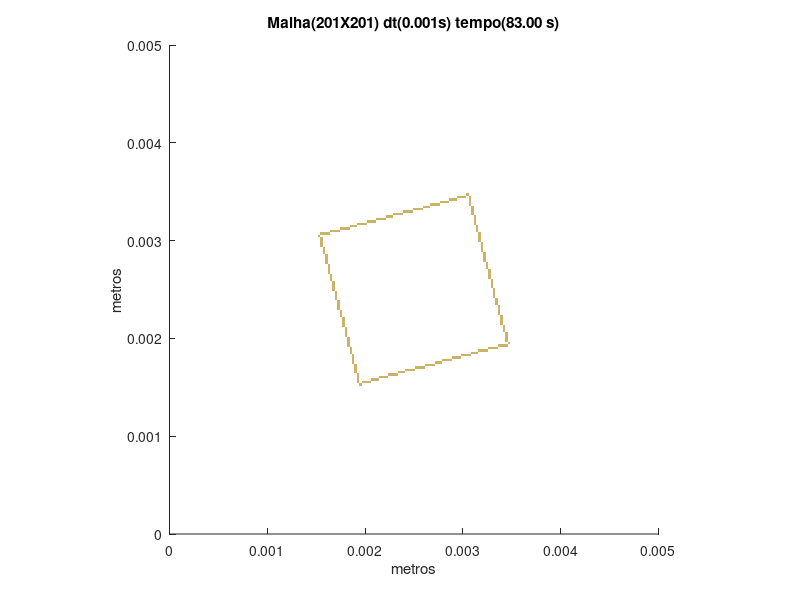

Source code (MATLAB):
set (gca,'PlotBoxAspectRatio',[1 1 1],'Xlim',[0,0.005],'Ylim',[0,0.005])
hold on
title('Malha(201X201) dt(0.001s) tempo(83.00 s)')
hold on
ylabel('metros')
hold on
xlabel('metros')
hold on

fill([0.00194029850746269 0.00194029850746269 0.00196517412935323 0.00196517412935323],[0.00151741293532338 0.00154228855721393 0.00154228855721393 0.00151741293532338],[0.8,0.7,0.4],'LineStyle','none')

fill([0.00191542288557214 0.00191542288557214 0.00194029850746269 0.00194029850746269],[0.00154228855721393 0.00156716417910448 0.00156716417910448 0.00154228855721393],[0.8,0.7,0.4],'LineStyle','none')

fill([0.00196517412935323 0.00196517412935323 0.00199004975124378 0.00199004975124378],[0.00154228855721393 0.00156716417910448 0.00156716417910448 0.00154228855721393],[0.8,0.7,0.4],'LineStyle','none')

fill([0.00199004975124378 0.00199004975124378 0.00201492537313433 0.00201492537313433],[0.00154228855721393 0.00156716417910448 0.00156716417910448 0.00154228855721393],[0.8,0.7,0.4],'LineStyle','none')

fill([0.00201492537313433 0.00201492537313433 0.00203980099502488 0.00203980099502488],[0.00154228855721393 0.00156716417910448 0.00156716417910448 0.00154228855721393],[0.8,0.7,0.4],'LineStyle','none')

fill([0.00203980099502488 0.00203980099502488 0.00206467661691542 0.00206467661691542],[0.00154228855721393 0.00156716417910448 0.00156716417910448 0.00154228855721393],[0.8,0.7,0.4],'LineStyle','none')

fill([0.00191542288557214 0.00191542288557214 0.00194029850746269 0.00194029850746269],[0.00156716417910448 0.00159203980099502 0.00159203980099502 0.00156716417910448],[0.8,0.7,0.4],'LineStyle','none')

fill([0.00206467661691542 0.00206467661691542 0.00208955223880597 0.00208955223880597],[0.00156716417910448 0.00159203980099502 0.00159203980099502 0.00156716417910448],[0.8,0.7,0.4],'LineStyle','none')

fill([0.00208955223880597 0.00208955223880597 0.00211442786069652 0.00211442786069652],[0.00156716417910448 0.00159203980099502 0.00159203980099502 0.00156716417910448],[0.8,0.7,0.4],'LineStyle','none')

fill([0.00211442786069652 0.00211442786069652 0.00213930348258706 0.00213930348258706],[0.00156716417910448 0.00159203980099502 0.00159203980099502 0.00156716417910448],[0.8,0.7,0.4],'LineStyle','none')

fill([0.00191542288557214 0.00191542288557214 0.00194029850746269 0.00194029850746269],[0.00159203980099502 0.00161691542288557 0.00161691542288557 0.00159203980099502],[0.8,0.7,0.4],'LineStyle','none')

fill([0.00213930348258706 0.00213930348258706 0.00216417910447761 0.00216417910447761],[0.00159203980099502 0.00161691542288557 0.00161691542288557 0.00159203980099502],[0.8,0.7,0.4],'LineStyle','none')

fill([0.00216417910447761 0.00216417910447761 0.00218905472636816 0.00218905472636816],[0.00159203980099502 0.00161691542288557 0.00161691542288557 0.00159203980099502],[0.8,0.7,0.4],'LineStyle','none')

fill([0.00218905472636816 0.00218905472636816 0.00221393034825871 0.00221393034825871],[0.00159203980099502 0.00161691542288557 0.00161691542288557 0.00159203980099502],[0.8,0.7,0.4],'LineStyle','none')

fill([0.00221393034825871 0.00221393034825871 0.00223880597014925 0.00223880597014925],[0.00159203980099502 0.00161691542288557 0.00161691542288557 0.00159203980099502],[0.8,0.7,0.4],'LineStyle','none')

fill([0.00191542288557214 0.00191542288557214 0.00194029850746269 0.00194029850746269],[0.00161691542288557 0.00164179104477612 0.00164179104477612 0.00161691542288557],[0.8,0.7,0.4],'LineStyle','none')

fill([0.00223880597014925 0.00223880597014925 0.0022636815920398 0.0022636815920398],[0.00161691542288557 0.00164179104477612 0.00164179104477612 0.00161691542288557],[0.8,0.7,0.4],'LineStyle','none')

fill([0.0022636815920398 0.0022636815920398 0.00228855721393035 0.00228855721393035],[0.00161691542288557 0.00164179104477612 0.00164179104477612 0.00161691542288557],[0.8,0.7,0.4],'LineStyle','none')

fill([0.00228855721393035 0.00228855721393035 0.0023134328358209 0.0023134328358209],[0.00161691542288557 0.00164179104477612 0.00164179104477612 0.00161691542288557],[0.8,0.7,0.4],'LineStyle','none')

fill([0.0023134328358209 0.0023134328358209 0.00233830845771144 0.00233830845771144],[0.00161691542288557 0.00164179104477612 0.00164179104477612 0.00161691542288557],[0.8,0.7,0.4],'LineStyle','none')

fill([0.00189054726368159 0.00189054726368159 0.00191542288557214 0.00191542288557214],[0.00164179104477612 0.00166666666666667 0.00166666666666667 0.00164179104477612],[0.8,0.7,0.4],'LineStyle','none')

fill([0.00233830845771144 0.00233830845771144 0.00236318407960199 0.00236318407960199],[0.00164179104477612 0.00166666666666667 0.00166666666666667 0.00164179104477612],[0.8,0.7,0.4],'LineStyle','none')

fill([0.00236318407960199 0.00236318407960199 0.00238805970149254 0.00238805970149254],[0.00164179104477612 0.00166666666666667 0.00166666666666667 0.00164179104477612],[0.8,0.7,0.4],'LineStyle','none')

fill([0.00238805970149254 0.00238805970149254 0.00241293532338308 0.00241293532338308],[0.00164179104477612 0.00166666666666667 0.00166666666666667 0.00164179104477612],[0.8,0.7,0.4],'LineStyle','none')

fill([0.00189054726368159 0.00189054726368159 0.00191542288557214 0.00191542288557214],[0.00166666666666667 0.00169154228855721 0.00169154228855721 0.00166666666666667],[0.8,0.7,0.4],'LineStyle','none')

fill([0.00241293532338308 0.00241293532338308 0.00243781094527363 0.00243781094527363],[0.00166666666666667 0.00169154228855721 0.00169154228855721 0.00166666666666667],[0.8,0.7,0.4],'LineStyle','none')

fill([0.00243781094527363 0.00243781094527363 0.00246268656716418 0.00246268656716418],[0.00166666666666667 0.00169154228855721 0.00169154228855721 0.00166666666666667],[0.8,0.7,0.4],'LineStyle','none')

fill([0.00246268656716418 0.00246268656716418 0.00248756218905473 0.00248756218905473],[0.00166666666666667 0.00169154228855721 0.00169154228855721 0.00166666666666667],[0.8,0.7,0.4],'LineStyle','none')

fill([0.00248756218905473 0.00248756218905473 0.00251243781094527 0.00251243781094527],[0.00166666666666667 0.00169154228855721 0.00169154228855721 0.00166666666666667],[0.8,0.7,0.4],'LineStyle','none')

fill([0.00189054726368159 0.00189054726368159 0.00191542288557214 0.00191542288557214],[0.00169154228855721 0.00171641791044776 0.00171641791044776 0.00169154228855721],[0.8,0.7,0.4],'LineStyle','none')

fill([0.00251243781094527 0.00251243781094527 0.00253731343283582 0.00253731343283582],[0.00169154228855721 0.00171641791044776 0.00171641791044776 0.00169154228855721],[0.8,0.7,0.4],'LineStyle','none')

fill([0.00253731343283582 0.00253731343283582 0.00256218905472637 0.00256218905472637],[0.00169154228855721 0.00171641791044776 0.00171641791044776 0.00169154228855721],[0.8,0.7,0.4],'LineStyle','none')

fill([0.00256218905472637 0.00256218905472637 0.00258706467661692 0.00258706467661692],[0.00169154228855721 0.00171641791044776 0.00171641791044776 0.00169154228855721],[0.8,0.7,0.4],'LineStyle','none')

fill([0.00258706467661692 0.00258706467661692 0.00261194029850746 0.00261194029850746],[0.00169154228855721 0.00171641791044776 0.00171641791044776 0.00169154228855721],[0.8,0.7,0.4],'LineStyle','none')

fill([0.00189054726368159 0.00189054726368159 0.00191542288557214 0.00191542288557214],[0.00171641791044776 0.00174129353233831 0.00174129353233831 0.00171641791044776],[0.8,0.7,0.4],'LineStyle','none')

fill([0.00261194029850746 0.00261194029850746 0.00263681592039801 0.00263681592039801],[0.00171641791044776 0.00174129353233831 0.00174129353233831 0.00171641791044776],[0.8,0.7,0.4],'LineStyle','none')

fill([0.00263681592039801 0.00263681592039801 0.00266169154228856 0.00266169154228856],[0.00171641791044776 0.00174129353233831 0.00174129353233831 0.00171641791044776],[0.8,0.7,0.4],'LineStyle','none')

fill([0.00266169154228856 0.00266169154228856 0.0026865671641791 0.0026865671641791],[0.00171641791044776 0.00174129353233831 0.00174129353233831 0.00171641791044776],[0.8,0.7,0.4],'LineStyle','none')

fill([0.0026865671641791 0.0026865671641791 0.00271144278606965 0.00271144278606965],[0.00171641791044776 0.00174129353233831 0.00174129353233831 0.00171641791044776],[0.8,0.7,0.4],'LineStyle','none')

fill([0.00186567164179104 0.00186567164179104 0.00189054726368159 0.00189054726368159],[0.00174129353233831 0.00176616915422886 0.00176616915422886 0.00174129353233831],[0.8,0.7,0.4],'LineStyle','none')

fill([0.00271144278606965 0.00271144278606965 0.0027363184079602 0.0027363184079602],[0.00174129353233831 0.00176616915422886 0.00176616915422886 0.00174129353233831],[0.8,0.7,0.4],'LineStyle','none')

fill([0.0027363184079602 0.0027363184079602 0.00276119402985075 0.00276119402985075],[0.00174129353233831 0.00176616915422886 0.00176616915422886 0.00174129353233831],[0.8,0.7,0.4],'LineStyle','none')

fill([0.00276119402985075 0.00276119402985075 0.00278606965174129 0.00278606965174129],[0.00174129353233831 0.00176616915422886 0.00176616915422886 0.00174129353233831],[0.8,0.7,0.4],'LineStyle','none')

fill([0.00186567164179104 0.00186567164179104 0.00189054726368159 0.00189054726368159],[0.00176616915422886 0.0017910447761194 0.0017910447761194 0.00176616915422886],[0.8,0.7,0.4],'LineStyle','none')

fill([0.00278606965174129 0.00278606965174129 0.00281094527363184 0.00281094527363184],[0.00176616915422886 0.0017910447761194 0.0017910447761194 0.00176616915422886],[0.8,0.7,0.4],'LineStyle','none')

fill([0.00281094527363184 0.00281094527363184 0.00283582089552239 0.00283582089552239],[0.00176616915422886 0.0017910447761194 0.0017910447761194 0.00176616915422886],[0.8,0.7,0.4],'LineStyle','none')

fill([0.00283582089552239 0.00283582089552239 0.00286069651741294 0.00286069651741294],[0.00176616915422886 0.0017910447761194 0.0017910447761194 0.00176616915422886],[0.8,0.7,0.4],'LineStyle','none')

fill([0.00286069651741294 0.00286069651741294 0.00288557213930348 0.00288557213930348],[0.00176616915422886 0.0017910447761194 0.0017910447761194 0.00176616915422886],[0.8,0.7,0.4],'LineStyle','none')

fill([0.00186567164179104 0.00186567164179104 0.00189054726368159 0.00189054726368159],[0.0017910447761194 0.00181592039800995 0.00181592039800995 0.0017910447761194],[0.8,0.7,0.4],'LineStyle','none')

fill([0.00288557213930348 0.00288557213930348 0.00291044776119403 0.00291044776119403],[0.0017910447761194 0.00181592039800995 0.00181592039800995 0.0017910447761194],[0.8,0.7,0.4],'LineStyle','none')

fill([0.00291044776119403 0.00291044776119403 0.00293532338308458 0.00293532338308458],[0.0017910447761194 0.00181592039800995 0.00181592039800995 0.0017910447761194],[0.8,0.7,0.4],'LineStyle','none')

fill([0.00293532338308458 0.00293532338308458 0.00296019900497512 0.00296019900497512],[0.0017910447761194 0.00181592039800995 0.00181592039800995 0.0017910447761194],[0.8,0.7,0.4],'LineStyle','none')

fill([0.00296019900497512 0.00296019900497512 0.00298507462686567 0.00298507462686567],[0.0017910447761194 0.00181592039800995 0.00181592039800995 0.0017910447761194],[0.8,0.7,0.4],'LineStyle','none')

fill([0.00186567164179104 0.00186567164179104 0.00189054726368159 0.00189054726368159],[0.00181592039800995 0.0018407960199005 0.0018407960199005 0.00181592039800995],[0.8,0.7,0.4],'LineStyle','none')

fill([0.00298507462686567 0.00298507462686567 0.00300995024875622 0.00300995024875622],[0.00181592039800995 0.0018407960199005 0.0018407960199005 0.00181592039800995],[0.8,0.7,0.4],'LineStyle','none')

fill([0.00300995024875622 0.00300995024875622 0.00303482587064677 0.00303482587064677],[0.00181592039800995 0.0018407960199005 0.0018407960199005 0.00181592039800995],[0.8,0.7,0.4],'LineStyle','none')

fill([0.00303482587064677 0.00303482587064677 0.00305970149253731 0.00305970149253731],[0.00181592039800995 0.0018407960199005 0.0018407960199005 0.00181592039800995],[0.8,0.7,0.4],'LineStyle','none')

fill([0.00305970149253731 0.00305970149253731 0.00308457711442786 0.00308457711442786],[0.00181592039800995 0.0018407960199005 0.0018407960199005 0.00181592039800995],[0.8,0.7,0.4],'LineStyle','none')

fill([0.0018407960199005 0.0018407960199005 0.00186567164179104 0.00186567164179104],[0.0018407960199005 0.00186567164179104 0.00186567164179104 0.0018407960199005],[0.8,0.7,0.4],'LineStyle','none')

fill([0.00308457711442786 0.00308457711442786 0.00310945273631841 0.00310945273631841],[0.0018407960199005 0.00186567164179104 0.00186567164179104 0.0018407960199005],[0.8,0.7,0.4],'LineStyle','none')

fill([0.00310945273631841 0.00310945273631841 0.00313432835820896 0.00313432835820896],[0.0018407960199005 0.00186567164179104 0.00186567164179104 0.0018407960199005],[0.8,0.7,0.4],'LineStyle','none')

fill([0.00313432835820896 0.00313432835820896 0.0031592039800995 0.0031592039800995],[0.0018407960199005 0.00186567164179104 0.00186567164179104 0.0018407960199005],[0.8,0.7,0.4],'LineStyle','none')

fill([0.0018407960199005 0.0018407960199005 0.00186567164179104 0.00186567164179104],[0.00186567164179104 0.00189054726368159 0.00189054726368159 0.00186567164179104],[0.8,0.7,0.4],'LineStyle','none')

fill([0.0031592039800995 0.0031592039800995 0.00318407960199005 0.00318407960199005],[0.00186567164179104 0.00189054726368159 0.00189054726368159 0.00186567164179104],[0.8,0.7,0.4],'LineStyle','none')

fill([0.00318407960199005 0.00318407960199005 0.0032089552238806 0.0032089552238806],[0.00186567164179104 0.00189054726368159 0.00189054726368159 0.00186567164179104],[0.8,0.7,0.4],'LineStyle','none')

fill([0.0032089552238806 0.0032089552238806 0.00323383084577114 0.00323383084577114],[0.00186567164179104 0.00189054726368159 0.00189054726368159 0.00186567164179104],[0.8,0.7,0.4],'LineStyle','none')

fill([0.00323383084577114 0.00323383084577114 0.00325870646766169 0.00325870646766169],[0.00186567164179104 0.00189054726368159 0.00189054726368159 0.00186567164179104],[0.8,0.7,0.4],'LineStyle','none')

fill([0.0018407960199005 0.0018407960199005 0.00186567164179104 0.00186567164179104],[0.00189054726368159 0.00191542288557214 0.00191542288557214 0.00189054726368159],[0.8,0.7,0.4],'LineStyle','none')

fill([0.00325870646766169 0.00325870646766169 0.00328358208955224 0.00328358208955224],[0.00189054726368159 0.00191542288557214 0.00191542288557214 0.00189054726368159],[0.8,0.7,0.4],'LineStyle','none')

fill([0.00328358208955224 0.00328358208955224 0.00330845771144279 0.00330845771144279],[0.00189054726368159 0.00191542288557214 0.00191542288557214 0.00189054726368159],[0.8,0.7,0.4],'LineStyle','none')

fill([0.00330845771144279 0.00330845771144279 0.00333333333333333 0.00333333333333333],[0.00189054726368159 0.00191542288557214 0.00191542288557214 0.00189054726368159],[0.8,0.7,0.4],'LineStyle','none')

fill([0.00333333333333333 0.00333333333333333 0.00335820895522388 0.00335820895522388],[0.00189054726368159 0.00191542288557214 0.00191542288557214 0.00189054726368159],[0.8,0.7,0.4],'LineStyle','none')

fill([0.00181592039800995 0.00181592039800995 0.0018407960199005 0.0018407960199005],[0.00191542288557214 0.00194029850746269 0.00194029850746269 0.00191542288557214],[0.8,0.7,0.4],'LineStyle','none')

fill([0.00335820895522388 0.00335820895522388 0.00338308457711443 0.00338308457711443],[0.00191542288557214 0.00194029850746269 0.00194029850746269 0.00191542288557214],[0.8,0.7,0.4],'LineStyle','none')

fill([0.00338308457711443 0.00338308457711443 0.00340796019900498 0.00340796019900498],[0.00191542288557214 0.00194029850746269 0.00194029850746269 0.00191542288557214],[0.8,0.7,0.4],'LineStyle','none')

fill([0.00340796019900498 0.00340796019900498 0.00343283582089552 0.00343283582089552],[0.00191542288557214 0.00194029850746269 0.00194029850746269 0.00191542288557214],[0.8,0.7,0.4],'LineStyle','none')

fill([0.00343283582089552 0.00343283582089552 0.00345771144278607 0.00345771144278607],[0.00191542288557214 0.00194029850746269 0.00194029850746269 0.00191542288557214],[0.8,0.7,0.4],'LineStyle','none')

fill([0.00181592039800995 0.00181592039800995 0.0018407960199005 0.0018407960199005],[0.00194029850746269 0.00196517412935323 0.00196517412935323 0.00194029850746269],[0.8,0.7,0.4],'LineStyle','none')

fill([0.00345771144278607 0.00345771144278607 0.00348258706467662 0.00348258706467662],[0.00194029850746269 0.00196517412935323 0.00196517412935323 0.00194029850746269],[0.8,0.7,0.4],'LineStyle','none')

fill([0.00181592039800995 0.00181592039800995 0.0018407960199005 0.0018407960199005],[0.00196517412935323 0.00199004975124378 0.00199004975124378 0.00196517412935323],[0.8,0.7,0.4],'LineStyle','none')

fill([0.00343283582089552 0.00343283582089552 0.00345771144278607 0.00345771144278607],[0.00196517412935323 0.00199004975124378 0.00199004975124378 0.00196517412935323],[0.8,0.7,0.4],'LineStyle','none')

fill([0.00181592039800995 0.00181592039800995 0.0018407960199005 0.0018407960199005],[0.00199004975124378 0.00201492537313433 0.00201492537313433 0.00199004975124378],[0.8,0.7,0.4],'LineStyle','none')

fill([0.00343283582089552 0.00343283582089552 0.00345771144278607 0.00345771144278607],[0.00199004975124378 0.00201492537313433 0.00201492537313433 0.00199004975124378],[0.8,0.7,0.4],'LineStyle','none')

fill([0.0017910447761194 0.0017910447761194 0.00181592039800995 0.00181592039800995],[0.00201492537313433 0.00203980099502488 0.00203980099502488 0.00201492537313433],[0.8,0.7,0.4],'LineStyle','none')

fill([0.00343283582089552 0.00343283582089552 0.00345771144278607 0.00345771144278607],[0.00201492537313433 0.00203980099502488 0.00203980099502488 0.00201492537313433],[0.8,0.7,0.4],'LineStyle','none')

fill([0.0017910447761194 0.0017910447761194 0.00181592039800995 0.00181592039800995],[0.00203980099502488 0.00206467661691542 0.00206467661691542 0.00203980099502488],[0.8,0.7,0.4],'LineStyle','none')

fill([0.00343283582089552 0.00343283582089552 0.00345771144278607 0.00345771144278607],[0.00203980099502488 0.00206467661691542 0.00206467661691542 0.00203980099502488],[0.8,0.7,0.4],'LineStyle','none')

fill([0.0017910447761194 0.0017910447761194 0.00181592039800995 0.00181592039800995],[0.00206467661691542 0.00208955223880597 0.00208955223880597 0.00206467661691542],[0.8,0.7,0.4],'LineStyle','none')

fill([0.00340796019900498 0.00340796019900498 0.00343283582089552 0.00343283582089552],[0.00206467661691542 0.00208955223880597 0.00208955223880597 0.00206467661691542],[0.8,0.7,0.4],'LineStyle','none')

fill([0.0017910447761194 0.0017910447761194 0.00181592039800995 0.00181592039800995],[0.00208955223880597 0.00211442786069652 0.00211442786069652 0.00208955223880597],[0.8,0.7,0.4],'LineStyle','none')

fill([0.00340796019900498 0.00340796019900498 0.00343283582089552 0.00343283582089552],[0.00208955223880597 0.00211442786069652 0.00211442786069652 0.00208955223880597],[0.8,0.7,0.4],'LineStyle','none')

fill([0.00176616915422886 0.00176616915422886 0.0017910447761194 0.0017910447761194],[0.00211442786069652 0.00213930348258706 0.00213930348258706 0.00211442786069652],[0.8,0.7,0.4],'LineStyle','none')

fill([0.00340796019900498 0.00340796019900498 0.00343283582089552 0.00343283582089552],[0.00211442786069652 0.00213930348258706 0.00213930348258706 0.00211442786069652],[0.8,0.7,0.4],'LineStyle','none')

fill([0.00176616915422886 0.00176616915422886 0.0017910447761194 0.0017910447761194],[0.00213930348258706 0.00216417910447761 0.00216417910447761 0.00213930348258706],[0.8,0.7,0.4],'LineStyle','none')

fill([0.00338308457711443 0.00338308457711443 0.00340796019900498 0.00340796019900498],[0.00213930348258706 0.00216417910447761 0.00216417910447761 0.00213930348258706],[0.8,0.7,0.4],'LineStyle','none')

fill([0.00176616915422886 0.00176616915422886 0.0017910447761194 0.0017910447761194],[0.00216417910447761 0.00218905472636816 0.00218905472636816 0.00216417910447761],[0.8,0.7,0.4],'LineStyle','none')

fill([0.00338308457711443 0.00338308457711443 0.00340796019900498 0.00340796019900498],[0.00216417910447761 0.00218905472636816 0.00218905472636816 0.00216417910447761],[0.8,0.7,0.4],'LineStyle','none')

fill([0.00176616915422886 0.00176616915422886 0.0017910447761194 0.0017910447761194],[0.00218905472636816 0.00221393034825871 0.00221393034825871 0.00218905472636816],[0.8,0.7,0.4],'LineStyle','none')

fill([0.00338308457711443 0.00338308457711443 0.00340796019900498 0.00340796019900498],[0.00218905472636816 0.00221393034825871 0.00221393034825871 0.00218905472636816],[0.8,0.7,0.4],'LineStyle','none')

fill([0.00174129353233831 0.00174129353233831 0.00176616915422886 0.00176616915422886],[0.00221393034825871 0.00223880597014925 0.00223880597014925 0.00221393034825871],[0.8,0.7,0.4],'LineStyle','none')

fill([0.00338308457711443 0.00338308457711443 0.00340796019900498 0.00340796019900498],[0.00221393034825871 0.00223880597014925 0.00223880597014925 0.00221393034825871],[0.8,0.7,0.4],'LineStyle','none')

fill([0.00174129353233831 0.00174129353233831 0.00176616915422886 0.00176616915422886],[0.00223880597014925 0.0022636815920398 0.0022636815920398 0.00223880597014925],[0.8,0.7,0.4],'LineStyle','none')

fill([0.00335820895522388 0.00335820895522388 0.00338308457711443 0.00338308457711443],[0.00223880597014925 0.0022636815920398 0.0022636815920398 0.00223880597014925],[0.8,0.7,0.4],'LineStyle','none')

fill([0.00174129353233831 0.00174129353233831 0.00176616915422886 0.00176616915422886],[0.0022636815920398 0.00228855721393035 0.00228855721393035 0.0022636815920398],[0.8,0.7,0.4],'LineStyle','none')

fill([0.00335820895522388 0.00335820895522388 0.00338308457711443 0.00338308457711443],[0.0022636815920398 0.00228855721393035 0.00228855721393035 0.0022636815920398],[0.8,0.7,0.4],'LineStyle','none')

fill([0.00171641791044776 0.00171641791044776 0.00174129353233831 0.00174129353233831],[0.00228855721393035 0.0023134328358209 0.0023134328358209 0.00228855721393035],[0.8,0.7,0.4],'LineStyle','none')

fill([0.00335820895522388 0.00335820895522388 0.00338308457711443 0.00338308457711443],[0.00228855721393035 0.0023134328358209 0.0023134328358209 0.00228855721393035],[0.8,0.7,0.4],'LineStyle','none')

fill([0.00171641791044776 0.00171641791044776 0.00174129353233831 0.00174129353233831],[0.0023134328358209 0.00233830845771144 0.00233830845771144 0.0023134328358209],[0.8,0.7,0.4],'LineStyle','none')

fill([0.00335820895522388 0.00335820895522388 0.00338308457711443 0.00338308457711443],[0.0023134328358209 0.00233830845771144 0.00233830845771144 0.0023134328358209],[0.8,0.7,0.4],'LineStyle','none')

fill([0.00171641791044776 0.00171641791044776 0.00174129353233831 0.00174129353233831],[0.00233830845771144 0.00236318407960199 0.00236318407960199 0.00233830845771144],[0.8,0.7,0.4],'LineStyle','none')

fill([0.00333333333333333 0.00333333333333333 0.00335820895522388 0.00335820895522388],[0.00233830845771144 0.00236318407960199 0.00236318407960199 0.00233830845771144],[0.8,0.7,0.4],'LineStyle','none')

fill([0.00171641791044776 0.00171641791044776 0.00174129353233831 0.00174129353233831],[0.00236318407960199 0.00238805970149254 0.00238805970149254 0.00236318407960199],[0.8,0.7,0.4],'LineStyle','none')

fill([0.00333333333333333 0.00333333333333333 0.00335820895522388 0.00335820895522388],[0.00236318407960199 0.00238805970149254 0.00238805970149254 0.00236318407960199],[0.8,0.7,0.4],'LineStyle','none')

fill([0.00169154228855721 0.00169154228855721 0.00171641791044776 0.00171641791044776],[0.00238805970149254 0.00241293532338308 0.00241293532338308 0.00238805970149254],[0.8,0.7,0.4],'LineStyle','none')

fill([0.00333333333333333 0.00333333333333333 0.00335820895522388 0.00335820895522388],[0.00238805970149254 0.00241293532338308 0.00241293532338308 0.00238805970149254],[0.8,0.7,0.4],'LineStyle','none')

fill([0.00169154228855721 0.00169154228855721 0.00171641791044776 0.00171641791044776],[0.00241293532338308 0.00243781094527363 0.00243781094527363 0.00241293532338308],[0.8,0.7,0.4],'LineStyle','none')

fill([0.00330845771144279 0.00330845771144279 0.00333333333333333 0.00333333333333333],[0.00241293532338308 0.00243781094527363 0.00243781094527363 0.00241293532338308],[0.8,0.7,0.4],'LineStyle','none')

fill([0.00169154228855721 0.00169154228855721 0.00171641791044776 0.00171641791044776],[0.00243781094527363 0.00246268656716418 0.00246268656716418 0.00243781094527363],[0.8,0.7,0.4],'LineStyle','none')

fill([0.00330845771144279 0.00330845771144279 0.00333333333333333 0.00333333333333333],[0.00243781094527363 0.00246268656716418 0.00246268656716418 0.00243781094527363],[0.8,0.7,0.4],'LineStyle','none')

fill([0.00169154228855721 0.00169154228855721 0.00171641791044776 0.00171641791044776],[0.00246268656716418 0.00248756218905473 0.00248756218905473 0.00246268656716418],[0.8,0.7,0.4],'LineStyle','none')

fill([0.00330845771144279 0.00330845771144279 0.00333333333333333 0.00333333333333333],[0.00246268656716418 0.00248756218905473 0.00248756218905473 0.00246268656716418],[0.8,0.7,0.4],'LineStyle','none')

fill([0.00166666666666667 0.00166666666666667 0.00169154228855721 0.00169154228855721],[0.00248756218905473 0.00251243781094527 0.00251243781094527 0.00248756218905473],[0.8,0.7,0.4],'LineStyle','none')

fill([0.00330845771144279 0.00330845771144279 0.00333333333333333 0.00333333333333333],[0.00248756218905473 0.00251243781094527 0.00251243781094527 0.00248756218905473],[0.8,0.7,0.4],'LineStyle','none')

fill([0.00166666666666667 0.00166666666666667 0.00169154228855721 0.00169154228855721],[0.00251243781094527 0.00253731343283582 0.00253731343283582 0.00251243781094527],[0.8,0.7,0.4],'LineStyle','none')

fill([0.00328358208955224 0.00328358208955224 0.00330845771144279 0.00330845771144279],[0.00251243781094527 0.00253731343283582 0.00253731343283582 0.00251243781094527],[0.8,0.7,0.4],'LineStyle','none')

fill([0.00166666666666667 0.00166666666666667 0.00169154228855721 0.00169154228855721],[0.00253731343283582 0.00256218905472637 0.00256218905472637 0.00253731343283582],[0.8,0.7,0.4],'LineStyle','none')

fill([0.00328358208955224 0.00328358208955224 0.00330845771144279 0.00330845771144279],[0.00253731343283582 0.00256218905472637 0.00256218905472637 0.00253731343283582],[0.8,0.7,0.4],'LineStyle','none')

fill([0.00166666666666667 0.00166666666666667 0.00169154228855721 0.00169154228855721],[0.00256218905472637 0.00258706467661692 0.00258706467661692 0.00256218905472637],[0.8,0.7,0.4],'LineStyle','none')

fill([0.00328358208955224 0.00328358208955224 0.00330845771144279 0.00330845771144279],[0.00256218905472637 0.00258706467661692 0.00258706467661692 0.00256218905472637],[0.8,0.7,0.4],'LineStyle','none')

fill([0.00164179104477612 0.00164179104477612 0.00166666666666667 0.00166666666666667],[0.00258706467661692 0.00261194029850746 0.00261194029850746 0.00258706467661692],[0.8,0.7,0.4],'LineStyle','none')

fill([0.00328358208955224 0.00328358208955224 0.00330845771144279 0.00330845771144279],[0.00258706467661692 0.00261194029850746 0.00261194029850746 0.00258706467661692],[0.8,0.7,0.4],'LineStyle','none')

fill([0.00164179104477612 0.00164179104477612 0.00166666666666667 0.00166666666666667],[0.00261194029850746 0.00263681592039801 0.00263681592039801 0.00261194029850746],[0.8,0.7,0.4],'LineStyle','none')

fill([0.00325870646766169 0.00325870646766169 0.00328358208955224 0.00328358208955224],[0.00261194029850746 0.00263681592039801 0.00263681592039801 0.00261194029850746],[0.8,0.7,0.4],'LineStyle','none')

fill([0.00164179104477612 0.00164179104477612 0.00166666666666667 0.00166666666666667],[0.00263681592039801 0.00266169154228856 0.00266169154228856 0.00263681592039801],[0.8,0.7,0.4],'LineStyle','none')

fill([0.00325870646766169 0.00325870646766169 0.00328358208955224 0.00328358208955224],[0.00263681592039801 0.00266169154228856 0.00266169154228856 0.00263681592039801],[0.8,0.7,0.4],'LineStyle','none')

fill([0.00161691542288557 0.00161691542288557 0.00164179104477612 0.00164179104477612],[0.00266169154228856 0.0026865671641791 0.0026865671641791 0.00266169154228856],[0.8,0.7,0.4],'LineStyle','none')

fill([0.00325870646766169 0.00325870646766169 0.00328358208955224 0.00328358208955224],[0.00266169154228856 0.0026865671641791 0.0026865671641791 0.00266169154228856],[0.8,0.7,0.4],'LineStyle','none')

fill([0.00161691542288557 0.00161691542288557 0.00164179104477612 0.00164179104477612],[0.0026865671641791 0.00271144278606965 0.00271144278606965 0.0026865671641791],[0.8,0.7,0.4],'LineStyle','none')

fill([0.00325870646766169 0.00325870646766169 0.00328358208955224 0.00328358208955224],[0.0026865671641791 0.00271144278606965 0.00271144278606965 0.0026865671641791],[0.8,0.7,0.4],'LineStyle','none')

fill([0.00161691542288557 0.00161691542288557 0.00164179104477612 0.00164179104477612],[0.00271144278606965 0.0027363184079602 0.0027363184079602 0.00271144278606965],[0.8,0.7,0.4],'LineStyle','none')

fill([0.00323383084577114 0.00323383084577114 0.00325870646766169 0.00325870646766169],[0.00271144278606965 0.0027363184079602 0.0027363184079602 0.00271144278606965],[0.8,0.7,0.4],'LineStyle','none')

fill([0.00161691542288557 0.00161691542288557 0.00164179104477612 0.00164179104477612],[0.0027363184079602 0.00276119402985075 0.00276119402985075 0.0027363184079602],[0.8,0.7,0.4],'LineStyle','none')

fill([0.00323383084577114 0.00323383084577114 0.00325870646766169 0.00325870646766169],[0.0027363184079602 0.00276119402985075 0.00276119402985075 0.0027363184079602],[0.8,0.7,0.4],'LineStyle','none')

fill([0.00159203980099502 0.00159203980099502 0.00161691542288557 0.00161691542288557],[0.00276119402985075 0.00278606965174129 0.00278606965174129 0.00276119402985075],[0.8,0.7,0.4],'LineStyle','none')

fill([0.00323383084577114 0.00323383084577114 0.00325870646766169 0.00325870646766169],[0.00276119402985075 0.00278606965174129 0.00278606965174129 0.00276119402985075],[0.8,0.7,0.4],'LineStyle','none')

fill([0.00159203980099502 0.00159203980099502 0.00161691542288557 0.00161691542288557],[0.00278606965174129 0.00281094527363184 0.00281094527363184 0.00278606965174129],[0.8,0.7,0.4],'LineStyle','none')

fill([0.0032089552238806 0.0032089552238806 0.00323383084577114 0.00323383084577114],[0.00278606965174129 0.00281094527363184 0.00281094527363184 0.00278606965174129],[0.8,0.7,0.4],'LineStyle','none')

fill([0.00159203980099502 0.00159203980099502 0.00161691542288557 0.00161691542288557],[0.00281094527363184 0.00283582089552239 0.00283582089552239 0.00281094527363184],[0.8,0.7,0.4],'LineStyle','none')

fill([0.0032089552238806 0.0032089552238806 0.00323383084577114 0.00323383084577114],[0.00281094527363184 0.00283582089552239 0.00283582089552239 0.00281094527363184],[0.8,0.7,0.4],'LineStyle','none')

fill([0.00159203980099502 0.00159203980099502 0.00161691542288557 0.00161691542288557],[0.00283582089552239 0.00286069651741294 0.00286069651741294 0.00283582089552239],[0.8,0.7,0.4],'LineStyle','none')

fill([0.0032089552238806 0.0032089552238806 0.00323383084577114 0.00323383084577114],[0.00283582089552239 0.00286069651741294 0.00286069651741294 0.00283582089552239],[0.8,0.7,0.4],'LineStyle','none')

fill([0.00156716417910448 0.00156716417910448 0.00159203980099502 0.00159203980099502],[0.00286069651741294 0.00288557213930348 0.00288557213930348 0.00286069651741294],[0.8,0.7,0.4],'LineStyle','none')

fill([0.0032089552238806 0.0032089552238806 0.00323383084577114 0.00323383084577114],[0.00286069651741294 0.00288557213930348 0.00288557213930348 0.00286069651741294],[0.8,0.7,0.4],'LineStyle','none')

fill([0.00156716417910448 0.00156716417910448 0.00159203980099502 0.00159203980099502],[0.00288557213930348 0.00291044776119403 0.00291044776119403 0.00288557213930348],[0.8,0.7,0.4],'LineStyle','none')

fill([0.00318407960199005 0.00318407960199005 0.0032089552238806 0.0032089552238806],[0.00288557213930348 0.00291044776119403 0.00291044776119403 0.00288557213930348],[0.8,0.7,0.4],'LineStyle','none')

fill([0.00156716417910448 0.00156716417910448 0.00159203980099502 0.00159203980099502],[0.00291044776119403 0.00293532338308458 0.00293532338308458 0.00291044776119403],[0.8,0.7,0.4],'LineStyle','none')

fill([0.00318407960199005 0.00318407960199005 0.0032089552238806 0.0032089552238806],[0.00291044776119403 0.00293532338308458 0.00293532338308458 0.00291044776119403],[0.8,0.7,0.4],'LineStyle','none')

fill([0.00154228855721393 0.00154228855721393 0.00156716417910448 0.00156716417910448],[0.00293532338308458 0.00296019900497512 0.00296019900497512 0.00293532338308458],[0.8,0.7,0.4],'LineStyle','none')

fill([0.00318407960199005 0.00318407960199005 0.0032089552238806 0.0032089552238806],[0.00293532338308458 0.00296019900497512 0.00296019900497512 0.00293532338308458],[0.8,0.7,0.4],'LineStyle','none')

fill([0.00154228855721393 0.00154228855721393 0.00156716417910448 0.00156716417910448],[0.00296019900497512 0.00298507462686567 0.00298507462686567 0.00296019900497512],[0.8,0.7,0.4],'LineStyle','none')

fill([0.00318407960199005 0.00318407960199005 0.0032089552238806 0.0032089552238806],[0.00296019900497512 0.00298507462686567 0.00298507462686567 0.00296019900497512],[0.8,0.7,0.4],'LineStyle','none')

fill([0.00154228855721393 0.00154228855721393 0.00156716417910448 0.00156716417910448],[0.00298507462686567 0.00300995024875622 0.00300995024875622 0.00298507462686567],[0.8,0.7,0.4],'LineStyle','none')

fill([0.0031592039800995 0.0031592039800995 0.00318407960199005 0.00318407960199005],[0.00298507462686567 0.00300995024875622 0.00300995024875622 0.00298507462686567],[0.8,0.7,0.4],'LineStyle','none')

fill([0.00154228855721393 0.00154228855721393 0.00156716417910448 0.00156716417910448],[0.00300995024875622 0.00303482587064677 0.00303482587064677 0.00300995024875622],[0.8,0.7,0.4],'LineStyle','none')

fill([0.0031592039800995 0.0031592039800995 0.00318407960199005 0.00318407960199005],[0.00300995024875622 0.00303482587064677 0.00303482587064677 0.00300995024875622],[0.8,0.7,0.4],'LineStyle','none')

fill([0.00151741293532338 0.00151741293532338 0.00154228855721393 0.00154228855721393],[0.00303482587064677 0.00305970149253731 0.00305970149253731 0.00303482587064677],[0.8,0.7,0.4],'LineStyle','none')

fill([0.0031592039800995 0.0031592039800995 0.00318407960199005 0.00318407960199005],[0.00303482587064677 0.00305970149253731 0.00305970149253731 0.00303482587064677],[0.8,0.7,0.4],'LineStyle','none')

fill([0.00154228855721393 0.00154228855721393 0.00156716417910448 0.00156716417910448],[0.00305970149253731 0.00308457711442786 0.00308457711442786 0.00305970149253731],[0.8,0.7,0.4],'LineStyle','none')

fill([0.00156716417910448 0.00156716417910448 0.00159203980099502 0.00159203980099502],[0.00305970149253731 0.00308457711442786 0.00308457711442786 0.00305970149253731],[0.8,0.7,0.4],'LineStyle','none')

fill([0.00159203980099502 0.00159203980099502 0.00161691542288557 0.00161691542288557],[0.00305970149253731 0.00308457711442786 0.00308457711442786 0.00305970149253731],[0.8,0.7,0.4],'LineStyle','none')

fill([0.00161691542288557 0.00161691542288557 0.00164179104477612 0.00164179104477612],[0.00305970149253731 0.00308457711442786 0.00308457711442786 0.00305970149253731],[0.8,0.7,0.4],'LineStyle','none')

fill([0.0031592039800995 0.0031592039800995 0.00318407960199005 0.00318407960199005],[0.00305970149253731 0.00308457711442786 0.00308457711442786 0.00305970149253731],[0.8,0.7,0.4],'LineStyle','none')

fill([0.00164179104477612 0.00164179104477612 0.00166666666666667 0.00166666666666667],[0.00308457711442786 0.00310945273631841 0.00310945273631841 0.00308457711442786],[0.8,0.7,0.4],'LineStyle','none')

fill([0.00166666666666667 0.00166666666666667 0.00169154228855721 0.00169154228855721],[0.00308457711442786 0.00310945273631841 0.00310945273631841 0.00308457711442786],[0.8,0.7,0.4],'LineStyle','none')

fill([0.00169154228855721 0.00169154228855721 0.00171641791044776 0.00171641791044776],[0.00308457711442786 0.00310945273631841 0.00310945273631841 0.00308457711442786],[0.8,0.7,0.4],'LineStyle','none')

fill([0.00171641791044776 0.00171641791044776 0.00174129353233831 0.00174129353233831],[0.00308457711442786 0.00310945273631841 0.00310945273631841 0.00308457711442786],[0.8,0.7,0.4],'LineStyle','none')

fill([0.00313432835820896 0.00313432835820896 0.0031592039800995 0.0031592039800995],[0.00308457711442786 0.00310945273631841 0.00310945273631841 0.00308457711442786],[0.8,0.7,0.4],'LineStyle','none')

fill([0.00174129353233831 0.00174129353233831 0.00176616915422886 0.00176616915422886],[0.00310945273631841 0.00313432835820896 0.00313432835820896 0.00310945273631841],[0.8,0.7,0.4],'LineStyle','none')

fill([0.00176616915422886 0.00176616915422886 0.0017910447761194 0.0017910447761194],[0.00310945273631841 0.00313432835820896 0.00313432835820896 0.00310945273631841],[0.8,0.7,0.4],'LineStyle','none')

fill([0.0017910447761194 0.0017910447761194 0.00181592039800995 0.00181592039800995],[0.00310945273631841 0.00313432835820896 0.00313432835820896 0.00310945273631841],[0.8,0.7,0.4],'LineStyle','none')

fill([0.00181592039800995 0.00181592039800995 0.0018407960199005 0.0018407960199005],[0.00310945273631841 0.00313432835820896 0.00313432835820896 0.00310945273631841],[0.8,0.7,0.4],'LineStyle','none')

fill([0.00313432835820896 0.00313432835820896 0.0031592039800995 0.0031592039800995],[0.00310945273631841 0.00313432835820896 0.00313432835820896 0.00310945273631841],[0.8,0.7,0.4],'LineStyle','none')

fill([0.0018407960199005 0.0018407960199005 0.00186567164179104 0.00186567164179104],[0.00313432835820896 0.0031592039800995 0.0031592039800995 0.00313432835820896],[0.8,0.7,0.4],'LineStyle','none')

fill([0.00186567164179104 0.00186567164179104 0.00189054726368159 0.00189054726368159],[0.00313432835820896 0.0031592039800995 0.0031592039800995 0.00313432835820896],[0.8,0.7,0.4],'LineStyle','none')

fill([0.00189054726368159 0.00189054726368159 0.00191542288557214 0.00191542288557214],[0.00313432835820896 0.0031592039800995 0.0031592039800995 0.00313432835820896],[0.8,0.7,0.4],'LineStyle','none')

fill([0.00313432835820896 0.00313432835820896 0.0031592039800995 0.0031592039800995],[0.00313432835820896 0.0031592039800995 0.0031592039800995 0.00313432835820896],[0.8,0.7,0.4],'LineStyle','none')

fill([0.00191542288557214 0.00191542288557214 0.00194029850746269 0.00194029850746269],[0.0031592039800995 0.00318407960199005 0.00318407960199005 0.0031592039800995],[0.8,0.7,0.4],'LineStyle','none')

fill([0.00194029850746269 0.00194029850746269 0.00196517412935323 0.00196517412935323],[0.0031592039800995 0.00318407960199005 0.00318407960199005 0.0031592039800995],[0.8,0.7,0.4],'LineStyle','none')

fill([0.00196517412935323 0.00196517412935323 0.00199004975124378 0.00199004975124378],[0.0031592039800995 0.00318407960199005 0.00318407960199005 0.0031592039800995],[0.8,0.7,0.4],'LineStyle','none')

fill([0.00199004975124378 0.00199004975124378 0.00201492537313433 0.00201492537313433],[0.0031592039800995 0.00318407960199005 0.00318407960199005 0.0031592039800995],[0.8,0.7,0.4],'LineStyle','none')

fill([0.00310945273631841 0.00310945273631841 0.00313432835820896 0.00313432835820896],[0.0031592039800995 0.00318407960199005 0.00318407960199005 0.0031592039800995],[0.8,0.7,0.4],'LineStyle','none')

fill([0.00201492537313433 0.00201492537313433 0.00203980099502488 0.00203980099502488],[0.00318407960199005 0.0032089552238806 0.0032089552238806 0.00318407960199005],[0.8,0.7,0.4],'LineStyle','none')

fill([0.00203980099502488 0.00203980099502488 0.00206467661691542 0.00206467661691542],[0.00318407960199005 0.0032089552238806 0.0032089552238806 0.00318407960199005],[0.8,0.7,0.4],'LineStyle','none')

fill([0.00206467661691542 0.00206467661691542 0.00208955223880597 0.00208955223880597],[0.00318407960199005 0.0032089552238806 0.0032089552238806 0.00318407960199005],[0.8,0.7,0.4],'LineStyle','none')

fill([0.00208955223880597 0.00208955223880597 0.00211442786069652 0.00211442786069652],[0.00318407960199005 0.0032089552238806 0.0032089552238806 0.00318407960199005],[0.8,0.7,0.4],'LineStyle','none')

fill([0.00310945273631841 0.00310945273631841 0.00313432835820896 0.00313432835820896],[0.00318407960199005 0.0032089552238806 0.0032089552238806 0.00318407960199005],[0.8,0.7,0.4],'LineStyle','none')

fill([0.00211442786069652 0.00211442786069652 0.00213930348258706 0.00213930348258706],[0.0032089552238806 0.00323383084577114 0.00323383084577114 0.0032089552238806],[0.8,0.7,0.4],'LineStyle','none')

fill([0.00213930348258706 0.00213930348258706 0.00216417910447761 0.00216417910447761],[0.0032089552238806 0.00323383084577114 0.00323383084577114 0.0032089552238806],[0.8,0.7,0.4],'LineStyle','none')

fill([0.00216417910447761 0.00216417910447761 0.00218905472636816 0.00218905472636816],[0.0032089552238806 0.00323383084577114 0.00323383084577114 0.0032089552238806],[0.8,0.7,0.4],'LineStyle','none')

fill([0.00218905472636816 0.00218905472636816 0.00221393034825871 0.00221393034825871],[0.0032089552238806 0.00323383084577114 0.00323383084577114 0.0032089552238806],[0.8,0.7,0.4],'LineStyle','none')

fill([0.00310945273631841 0.00310945273631841 0.00313432835820896 0.00313432835820896],[0.0032089552238806 0.00323383084577114 0.00323383084577114 0.0032089552238806],[0.8,0.7,0.4],'LineStyle','none')

fill([0.00221393034825871 0.00221393034825871 0.00223880597014925 0.00223880597014925],[0.00323383084577114 0.00325870646766169 0.00325870646766169 0.00323383084577114],[0.8,0.7,0.4],'LineStyle','none')

fill([0.00223880597014925 0.00223880597014925 0.0022636815920398 0.0022636815920398],[0.00323383084577114 0.00325870646766169 0.00325870646766169 0.00323383084577114],[0.8,0.7,0.4],'LineStyle','none')

fill([0.0022636815920398 0.0022636815920398 0.00228855721393035 0.00228855721393035],[0.00323383084577114 0.00325870646766169 0.00325870646766169 0.00323383084577114],[0.8,0.7,0.4],'LineStyle','none')

fill([0.00310945273631841 0.00310945273631841 0.00313432835820896 0.00313432835820896],[0.00323383084577114 0.00325870646766169 0.00325870646766169 0.00323383084577114],[0.8,0.7,0.4],'LineStyle','none')

fill([0.00228855721393035 0.00228855721393035 0.0023134328358209 0.0023134328358209],[0.00325870646766169 0.00328358208955224 0.00328358208955224 0.00325870646766169],[0.8,0.7,0.4],'LineStyle','none')

fill([0.0023134328358209 0.0023134328358209 0.00233830845771144 0.00233830845771144],[0.00325870646766169 0.00328358208955224 0.00328358208955224 0.00325870646766169],[0.8,0.7,0.4],'LineStyle','none')

fill([0.00233830845771144 0.00233830845771144 0.00236318407960199 0.00236318407960199],[0.00325870646766169 0.00328358208955224 0.00328358208955224 0.00325870646766169],[0.8,0.7,0.4],'LineStyle','none')

fill([0.00236318407960199 0.00236318407960199 0.00238805970149254 0.00238805970149254],[0.00325870646766169 0.00328358208955224 0.00328358208955224 0.00325870646766169],[0.8,0.7,0.4],'LineStyle','none')

fill([0.00308457711442786 0.00308457711442786 0.00310945273631841 0.00310945273631841],[0.00325870646766169 0.00328358208955224 0.00328358208955224 0.00325870646766169],[0.8,0.7,0.4],'LineStyle','none')

fill([0.00238805970149254 0.00238805970149254 0.00241293532338308 0.00241293532338308],[0.00328358208955224 0.00330845771144279 0.00330845771144279 0.00328358208955224],[0.8,0.7,0.4],'LineStyle','none')

fill([0.00241293532338308 0.00241293532338308 0.00243781094527363 0.00243781094527363],[0.00328358208955224 0.00330845771144279 0.00330845771144279 0.00328358208955224],[0.8,0.7,0.4],'LineStyle','none')

fill([0.00243781094527363 0.00243781094527363 0.00246268656716418 0.00246268656716418],[0.00328358208955224 0.00330845771144279 0.00330845771144279 0.00328358208955224],[0.8,0.7,0.4],'LineStyle','none')

fill([0.00246268656716418 0.00246268656716418 0.00248756218905473 0.00248756218905473],[0.00328358208955224 0.00330845771144279 0.00330845771144279 0.00328358208955224],[0.8,0.7,0.4],'LineStyle','none')

fill([0.00308457711442786 0.00308457711442786 0.00310945273631841 0.00310945273631841],[0.00328358208955224 0.00330845771144279 0.00330845771144279 0.00328358208955224],[0.8,0.7,0.4],'LineStyle','none')

fill([0.00248756218905473 0.00248756218905473 0.00251243781094527 0.00251243781094527],[0.00330845771144279 0.00333333333333333 0.00333333333333333 0.00330845771144279],[0.8,0.7,0.4],'LineStyle','none')

fill([0.00251243781094527 0.00251243781094527 0.00253731343283582 0.00253731343283582],[0.00330845771144279 0.00333333333333333 0.00333333333333333 0.00330845771144279],[0.8,0.7,0.4],'LineStyle','none')

fill([0.00253731343283582 0.00253731343283582 0.00256218905472637 0.00256218905472637],[0.00330845771144279 0.00333333333333333 0.00333333333333333 0.00330845771144279],[0.8,0.7,0.4],'LineStyle','none')

fill([0.00256218905472637 0.00256218905472637 0.00258706467661692 0.00258706467661692],[0.00330845771144279 0.00333333333333333 0.00333333333333333 0.00330845771144279],[0.8,0.7,0.4],'LineStyle','none')

fill([0.00308457711442786 0.00308457711442786 0.00310945273631841 0.00310945273631841],[0.00330845771144279 0.00333333333333333 0.00333333333333333 0.00330845771144279],[0.8,0.7,0.4],'LineStyle','none')

fill([0.00258706467661692 0.00258706467661692 0.00261194029850746 0.00261194029850746],[0.00333333333333333 0.00335820895522388 0.00335820895522388 0.00333333333333333],[0.8,0.7,0.4],'LineStyle','none')

fill([0.00261194029850746 0.00261194029850746 0.00263681592039801 0.00263681592039801],[0.00333333333333333 0.00335820895522388 0.00335820895522388 0.00333333333333333],[0.8,0.7,0.4],'LineStyle','none')

fill([0.00263681592039801 0.00263681592039801 0.00266169154228856 0.00266169154228856],[0.00333333333333333 0.00335820895522388 0.00335820895522388 0.00333333333333333],[0.8,0.7,0.4],'LineStyle','none')

fill([0.00308457711442786 0.00308457711442786 0.00310945273631841 0.00310945273631841],[0.00333333333333333 0.00335820895522388 0.00335820895522388 0.00333333333333333],[0.8,0.7,0.4],'LineStyle','none')

fill([0.00266169154228856 0.00266169154228856 0.0026865671641791 0.0026865671641791],[0.00335820895522388 0.00338308457711443 0.00338308457711443 0.00335820895522388],[0.8,0.7,0.4],'LineStyle','none')

fill([0.0026865671641791 0.0026865671641791 0.00271144278606965 0.00271144278606965],[0.00335820895522388 0.00338308457711443 0.00338308457711443 0.00335820895522388],[0.8,0.7,0.4],'LineStyle','none')

fill([0.00271144278606965 0.00271144278606965 0.0027363184079602 0.0027363184079602],[0.00335820895522388 0.00338308457711443 0.00338308457711443 0.00335820895522388],[0.8,0.7,0.4],'LineStyle','none')

fill([0.0027363184079602 0.0027363184079602 0.00276119402985075 0.00276119402985075],[0.00335820895522388 0.00338308457711443 0.00338308457711443 0.00335820895522388],[0.8,0.7,0.4],'LineStyle','none')

fill([0.00305970149253731 0.00305970149253731 0.00308457711442786 0.00308457711442786],[0.00335820895522388 0.00338308457711443 0.00338308457711443 0.00335820895522388],[0.8,0.7,0.4],'LineStyle','none')

fill([0.00276119402985075 0.00276119402985075 0.00278606965174129 0.00278606965174129],[0.00338308457711443 0.00340796019900498 0.00340796019900498 0.00338308457711443],[0.8,0.7,0.4],'LineStyle','none')

fill([0.00278606965174129 0.00278606965174129 0.00281094527363184 0.00281094527363184],[0.00338308457711443 0.00340796019900498 0.00340796019900498 0.00338308457711443],[0.8,0.7,0.4],'LineStyle','none')

fill([0.00281094527363184 0.00281094527363184 0.00283582089552239 0.00283582089552239],[0.00338308457711443 0.00340796019900498 0.00340796019900498 0.00338308457711443],[0.8,0.7,0.4],'LineStyle','none')

fill([0.00283582089552239 0.00283582089552239 0.00286069651741294 0.00286069651741294],[0.00338308457711443 0.00340796019900498 0.00340796019900498 0.00338308457711443],[0.8,0.7,0.4],'LineStyle','none')

fill([0.00305970149253731 0.00305970149253731 0.00308457711442786 0.00308457711442786],[0.00338308457711443 0.00340796019900498 0.00340796019900498 0.00338308457711443],[0.8,0.7,0.4],'LineStyle','none')

fill([0.00286069651741294 0.00286069651741294 0.00288557213930348 0.00288557213930348],[0.00340796019900498 0.00343283582089552 0.00343283582089552 0.00340796019900498],[0.8,0.7,0.4],'LineStyle','none')

fill([0.00288557213930348 0.00288557213930348 0.00291044776119403 0.00291044776119403],[0.00340796019900498 0.00343283582089552 0.00343283582089552 0.00340796019900498],[0.8,0.7,0.4],'LineStyle','none')

fill([0.00291044776119403 0.00291044776119403 0.00293532338308458 0.00293532338308458],[0.00340796019900498 0.00343283582089552 0.00343283582089552 0.00340796019900498],[0.8,0.7,0.4],'LineStyle','none')

fill([0.00305970149253731 0.00305970149253731 0.00308457711442786 0.00308457711442786],[0.00340796019900498 0.00343283582089552 0.00343283582089552 0.00340796019900498],[0.8,0.7,0.4],'LineStyle','none')

fill([0.00293532338308458 0.00293532338308458 0.00296019900497512 0.00296019900497512],[0.00343283582089552 0.00345771144278607 0.00345771144278607 0.00343283582089552],[0.8,0.7,0.4],'LineStyle','none')

fill([0.00296019900497512 0.00296019900497512 0.00298507462686567 0.00298507462686567],[0.00343283582089552 0.00345771144278607 0.00345771144278607 0.00343283582089552],[0.8,0.7,0.4],'LineStyle','none')

fill([0.00298507462686567 0.00298507462686567 0.00300995024875622 0.00300995024875622],[0.00343283582089552 0.00345771144278607 0.00345771144278607 0.00343283582089552],[0.8,0.7,0.4],'LineStyle','none')

fill([0.00300995024875622 0.00300995024875622 0.00303482587064677 0.00303482587064677],[0.00343283582089552 0.00345771144278607 0.00345771144278607 0.00343283582089552],[0.8,0.7,0.4],'LineStyle','none')

fill([0.00305970149253731 0.00305970149253731 0.00308457711442786 0.00308457711442786],[0.00343283582089552 0.00345771144278607 0.00345771144278607 0.00343283582089552],[0.8,0.7,0.4],'LineStyle','none')

fill([0.00303482587064677 0.00303482587064677 0.00305970149253731 0.00305970149253731],[0.00345771144278607 0.00348258706467662 0.00348258706467662 0.00345771144278607],[0.8,0.7,0.4],'LineStyle','none')
